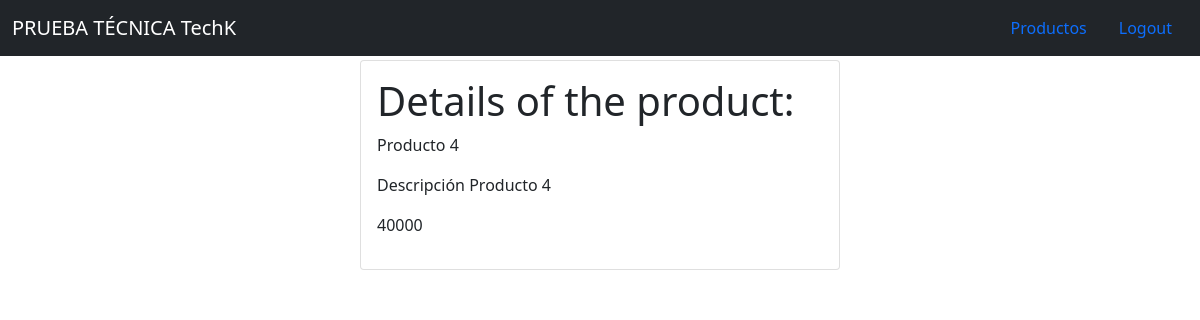
The page /products/4/ (signed in) on the database its author committed.
### products/models.py (models this page shows, shortened)
class Product(models.Model):
    title = models.CharField(max_length=120)
    description = models.TextField(blank=True, null=True)
    price = models.IntegerField(null=True)

### products/views.py (the view)
# urls.py: path('products/<int:id>/', product_individual_view),
@login_required
def product_individual_view(request, id):
    product = get_object_or_404(Product, id=id)
    context = {
        'product': product
    }
    return render(request, "products/product_detail.html", context)

### products/templates/products/product_detail.html (shortened to what this page needs)
{% extends "base.html" %}
{%block content%}
<div class="card m-1 mx-auto" style="width: 30rem;">
    <div class="card-body">
        <h1>Details of the product: </h1>
        <p>{{product.title}}</p>
        <p>{{product.description}}</p>
        <p>{{product.price}}</p>
    </div>
</div>
{%endblock%}

### rows shown on the page
Product: title "Producto 4", description "Descripción Producto 4", price "40000"
